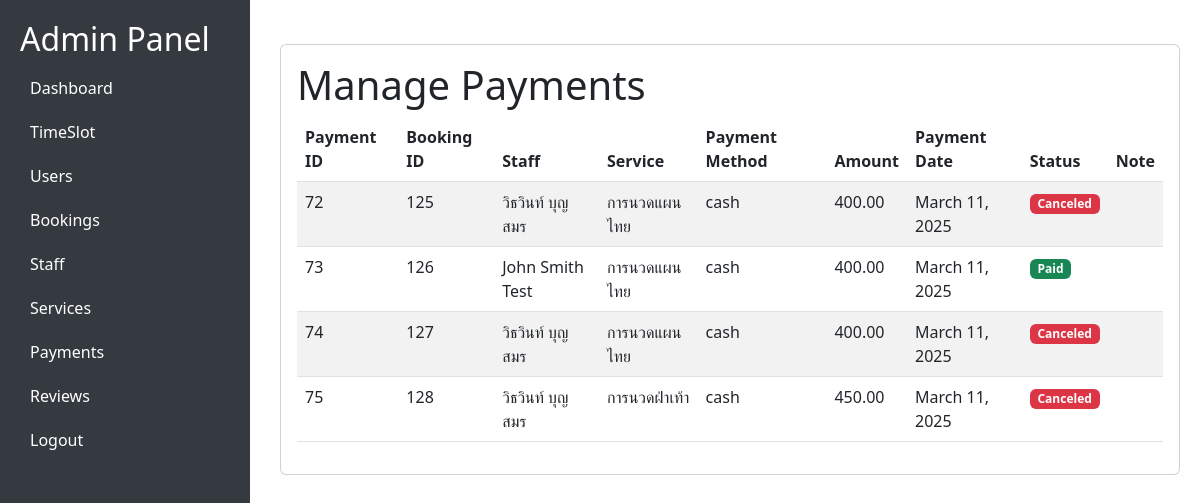
Screenshot of /admin-payments/ (signed in) with the database file from the repository.
### serviceApp/models.py (models this page shows, shortened)
class Payment(models.Model):
    payment_id = models.AutoField(primary_key=True)
    staff = models.ForeignKey(Staff, null=True, blank=True, on_delete=models.SET_NULL)
    payment_date = models.DateField(null=True, blank=True, default=datetime.date(1970, 1, 1))
    amount = models.DecimalField(max_digits=10, decimal_places=2)  # price
    payment_method = models.CharField(
        max_length=10,
        choices=[('Cash', 'Cash'), ('Transfer', 'Transfer')],
        default='Transfer'
    )
    status = models.CharField(max_length=10, choices=[('Pending', 'Pending'), ('Paid', 'Paid')], default='Pending')
    note = models.TextField(null=True, blank=True)
    payment_proof = models.ImageField(upload_to='payment_proofs/', null=True, blank=True)

class Booking(models.Model):
    booking_id = models.AutoField(primary_key=True)
    customer = models.ForeignKey('loginApp.Customer', null=True, blank=True, on_delete=models.SET_NULL)
    temp_customer = models.ForeignKey(TemporaryCustomer, null=True, blank=True, on_delete=models.SET_NULL)
    slot = models.ForeignKey(TimeSlot, null=True, blank=True, on_delete=models.SET_NULL)
    service = models.ForeignKey(Service, null=True, blank=True, on_delete=models.SET_NULL)
    review = models.ForeignKey(Review, null=True, blank=True, on_delete=models.SET_NULL)
    staff = models.ForeignKey(Staff, null=True, blank=True, on_delete=models.SET_NULL)
    payment = models.ForeignKey(Payment, null=True, blank=True, on_delete=models.SET_NULL, related_name="payments_related_to_booking")
    booking_date = models.DateField()
    status = models.CharField(max_length=10, choices=[('Pending', 'Pending'), ('Confirmed', 'Confirmed'), ('Cancelled', 'Cancelled')], default='Pending')
    walk_in = models.BooleanField(default=False)
    commission_amount = models.DecimalField(max_digits=10, decimal_places=2, default=0.00) # commissionrate * amount
    start_time = models.TimeField(null=True, blank=True)
    end_time = models.TimeField(null=True, blank=True)

class Staff(models.Model):
    staff_id = models.AutoField(primary_key=True)
    name = models.CharField(max_length=100)
    speciality = models.CharField(max_length=100)
    role = models.CharField(max_length=100)
    commission_rate = models.DecimalField(max_digits=5, decimal_places=2)
    phone = models.CharField(max_length=15)
    birthdate = models.DateField(null=True, blank=True, default="1970-01-01")
    status = models.CharField(max_length=50, default="Available")
    def __str__(self):
        return self.name

class Service(models.Model):
    service_id = models.AutoField(primary_key=True)
    name = models.CharField(max_length=100)
    description = models.TextField()
    price = models.DecimalField(max_digits=10, decimal_places=2)
    duration = models.IntegerField(null=True, blank=True, default=None)

### serviceApp/views.py (the view)
# urls.py: path('admin-payments/',views.admin_payments, name='admin-payments'),
@user_passes_test(superuser_required)
def admin_payments(request):
    payments = Payment.objects.all().prefetch_related(
        'payments_related_to_booking__service',
        'payments_related_to_booking__staff'
    )
    return render(request, 'admin-payments.html', {'payments': payments})

### serviceApp/views.py (called while the page is built)
def superuser_required(user):
    return user.is_superuser

### serviceApp/templates/admin-payments.html (shortened to what this page needs)
<!DOCTYPE html>
<html lang="en">
<head>
    <link href="https://cdn.jsdelivr.net/npm/bootstrap@5.3.0/dist/css/bootstrap.min.css" rel="stylesheet">
</head>
<body>
    <div class="sidebar">
        <h2>Admin Panel</h2>
        <a href="/ad">Dashboard</a>
        <a href="/admin-timeslot">TimeSlot</a>
        <a href="/admin-users"> Users</a>
        <a href="/admin-bookings"> Bookings</a>
        <a href="/admin-employees"> Staff</a>
        <a href="/admin-services"> Services</a>
        <a href="/admin-payments">Payments</a>
        <a href="/admin-reviews">Reviews</a>
        <a href="{% url 'admin-login' %}">Logout</a>
    </div>
    <div class="content">
        <div class="card mt-4 p-3">
            <h1>Manage Payments</h1>
            <table class="table table-striped">
                <thead>
                    <tr>
                        <th>Payment ID</th>
                        <th>Booking ID</th>
                        <th>Staff</th>
                        <th>Service</th>
                        <th>Payment Method</th>
                        <th>Amount</th>
                        <th>Payment Date</th>
                        <th>Status</th>
                        <th>Note</th>
                    </tr>
                </thead>
                <tbody>
                    {% for payment in payments %}
                    <tr>
                        <td>{{ payment.payment_id }}</td>
                        <td>
                            {% if payment.payments_related_to_booking.all %}
                                {% for booking in payment.payments_related_to_booking.all %}
                                    {{ booking.booking_id }}<br>
                                {% endfor %}
                            {% else %}
                                No bookings
                            {% endif %}
                        </td>
                        <td>
                            {% if payment.payments_related_to_booking.all %}
                                {% for booking in payment.payments_related_to_booking.all %}
                                    {{ booking.staff }}<br>
                                {% endfor %}
                            {% else %}
                                No staff
                            {% endif %}
                        </td>
                        <td>
                            {% if payment.payments_related_to_booking.all %}
                                {% for booking in payment.payments_related_to_booking.all %}
                                    {% if booking.service %}
                                        {{ booking.service.name }}<br>
                                    {% else %}
                                        No service
                                    {% endif %}
                                {% endfor %}
                            {% else %}
                                No service
                            {% endif %}
                        </td>
                        <td>{{ payment.payment_method }}</td>
                        <td>{{ payment.amount }}</td>
                        <td>{{ payment.payment_date }}</td>
                        <td>
                            <span class="badge
                                {% if payment.status == 'Paid' %}bg-success
                                {% elif payment.status == 'Pending' %}bg-warning text-dark
                                {% else %}bg-danger{% endif %}" id="status-{{ payment.id }}">
                                {{ payment.status }}
                            </span>
                        </td>
                        <td>{{ payment.note }}</td>
                    </tr>
                    {% empty %}
                    <tr>
                        <td colspan="5" class="text-center">No payments found.</td>
                    </tr>
                    {% endfor %}
                </tbody>
            </table>
        </div>
    </div>
</body>
</html>

### serviceApp/templates/admin-payments.html (style rules this page uses)
body { display: flex; }
.sidebar { width: 250px; height: 100vh; background: #343a40; padding: 20px; color: white; position: fixed; }
.content { margin-left: 260px; padding: 20px; width: 100%; }
.sidebar a { color: white; display: block; padding: 10px; text-decoration: none; }

### rows the page displays
Payment: payment_id "72", payment_method "cash", amount "400.00", payment_date "March 11, 2025", status "Canceled"
Booking: booking_id "125", staff "วิธวินท์ บุญสมร", service.name "การนวดแผนไทย"
Payment: payment_id "73", payment_method "cash", amount "400.00", payment_date "March 11, 2025", status "Paid"
Booking: booking_id "126", staff "John Smith Test", service.name "การนวดแผนไทย"
Payment: payment_id "74", payment_method "cash", amount "400.00", payment_date "March 11, 2025", status "Canceled"
Booking: booking_id "127", staff "วิธวินท์ บุญสมร", service.name "การนวดแผนไทย"
Payment: payment_id "75", payment_method "cash", amount "450.00", payment_date "March 11, 2025", status "Canceled"
Booking: booking_id "128", staff "วิธวินท์ บุญสมร", service.name "การนวดฝ่าเท้า"
